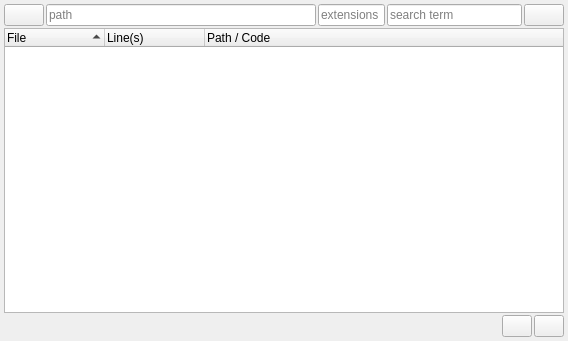
<?xml version="1.0" encoding="UTF-8"?>
<ui version="4.0">
 <class>Form</class>
 <widget class="QWidget" name="Form">
  <property name="geometry">
   <rect>
    <x>0</x>
    <y>0</y>
    <width>568</width>
    <height>341</height>
   </rect>
  </property>
  <property name="windowTitle">
   <string>Form</string>
  </property>
  <layout class="QGridLayout" name="gridLayout_2" rowstretch="0">
   <property name="margin">
    <number>4</number>
   </property>
   <property name="spacing">
    <number>4</number>
   </property>
   <item row="0" column="0">
    <widget class="QFrame" name="frame_2">
     <property name="frameShape">
      <enum>QFrame::NoFrame</enum>
     </property>
     <property name="frameShadow">
      <enum>QFrame::Raised</enum>
     </property>
     <layout class="QGridLayout" name="gridLayout">
      <property name="margin">
       <number>0</number>
      </property>
      <property name="spacing">
       <number>2</number>
      </property>
      <item row="1" column="0" colspan="3">
       <widget class="QTreeWidget" name="tr_results">
        <property name="sortingEnabled">
         <bool>true</bool>
        </property>
        <column>
         <property name="text">
          <string>File</string>
         </property>
        </column>
        <column>
         <property name="text">
          <string>Line(s)</string>
         </property>
        </column>
        <column>
         <property name="text">
          <string>Path / Code</string>
         </property>
        </column>
       </widget>
      </item>
      <item row="2" column="1" colspan="2">
       <widget class="QFrame" name="frame">
        <property name="frameShape">
         <enum>QFrame::NoFrame</enum>
        </property>
        <property name="frameShadow">
         <enum>QFrame::Raised</enum>
        </property>
        <layout class="QGridLayout" name="gridLayout_3">
         <property name="margin">
          <number>0</number>
         </property>
         <property name="spacing">
          <number>2</number>
         </property>
         <item row="0" column="2">
          <widget class="QPushButton" name="b_search_2">
           <property name="maximumSize">
            <size>
             <width>30</width>
             <height>16777215</height>
            </size>
           </property>
           <property name="toolTip">
            <string>collapse all</string>
           </property>
           <property name="text">
            <string/>
           </property>
           <property name="icon">
            <iconset>
             <normaloff>../../img/arrow_in.png</normaloff>../../img/arrow_in.png</iconset>
           </property>
          </widget>
         </item>
         <item row="0" column="0">
          <widget class="QLabel" name="l_cur_file">
           <property name="sizePolicy">
            <sizepolicy hsizetype="Ignored" vsizetype="Preferred">
             <horstretch>0</horstretch>
             <verstretch>0</verstretch>
            </sizepolicy>
           </property>
           <property name="styleSheet">
            <string notr="true"/>
           </property>
           <property name="text">
            <string/>
           </property>
          </widget>
         </item>
         <item row="0" column="1">
          <widget class="QPushButton" name="b_search_3">
           <property name="maximumSize">
            <size>
             <width>30</width>
             <height>16777215</height>
            </size>
           </property>
           <property name="toolTip">
            <string>expand all</string>
           </property>
           <property name="text">
            <string/>
           </property>
           <property name="icon">
            <iconset>
             <normaloff>../../img/arrow_out.png</normaloff>../../img/arrow_out.png</iconset>
           </property>
          </widget>
         </item>
        </layout>
       </widget>
      </item>
      <item row="0" column="0" colspan="3">
       <widget class="QFrame" name="frame_3">
        <property name="frameShape">
         <enum>QFrame::NoFrame</enum>
        </property>
        <property name="frameShadow">
         <enum>QFrame::Raised</enum>
        </property>
        <layout class="QGridLayout" name="gridLayout_4">
         <property name="margin">
          <number>0</number>
         </property>
         <property name="spacing">
          <number>2</number>
         </property>
         <item row="0" column="0">
          <widget class="QPushButton" name="b_browse">
           <property name="toolTip">
            <string>select a path</string>
           </property>
           <property name="text">
            <string/>
           </property>
           <property name="icon">
            <iconset>
             <normaloff>../../img/file_open.png</normaloff>../../img/file_open.png</iconset>
           </property>
           <property name="checkable">
            <bool>true</bool>
           </property>
          </widget>
         </item>
         <item row="0" column="1">
          <widget class="QLineEdit" name="le_path">
           <property name="sizePolicy">
            <sizepolicy hsizetype="Expanding" vsizetype="Fixed">
             <horstretch>4</horstretch>
             <verstretch>0</verstretch>
            </sizepolicy>
           </property>
           <property name="toolTip">
            <string>Path to search (recursively)</string>
           </property>
           <property name="placeholderText">
            <string>path</string>
           </property>
          </widget>
         </item>
         <item row="0" column="2">
          <widget class="QLineEdit" name="le_ext">
           <property name="sizePolicy">
            <sizepolicy hsizetype="Expanding" vsizetype="Fixed">
             <horstretch>1</horstretch>
             <verstretch>0</verstretch>
            </sizepolicy>
           </property>
           <property name="toolTip">
            <string>&lt;html&gt;&lt;head/&gt;&lt;body&gt;&lt;p&gt;Extensions&lt;/p&gt;&lt;p&gt;   - example: .py&lt;/p&gt;&lt;p&gt;   - leave blank to search all&lt;/p&gt;&lt;p&gt;   - multiple are comma separated (.py,.js)&lt;/p&gt;&lt;/body&gt;&lt;/html&gt;</string>
           </property>
           <property name="text">
            <string/>
           </property>
           <property name="placeholderText">
            <string>extensions</string>
           </property>
          </widget>
         </item>
         <item row="0" column="3">
          <widget class="QLineEdit" name="le_search">
           <property name="sizePolicy">
            <sizepolicy hsizetype="Expanding" vsizetype="Fixed">
             <horstretch>2</horstretch>
             <verstretch>0</verstretch>
            </sizepolicy>
           </property>
           <property name="toolTip">
            <string>Search Term</string>
           </property>
           <property name="text">
            <string/>
           </property>
           <property name="placeholderText">
            <string>search term</string>
           </property>
          </widget>
         </item>
         <item row="0" column="4">
          <widget class="QPushButton" name="b_search">
           <property name="toolTip">
            <string>search</string>
           </property>
           <property name="text">
            <string/>
           </property>
           <property name="icon">
            <iconset>
             <normaloff>../../img/search.png</normaloff>../../img/search.png</iconset>
           </property>
           <property name="checkable">
            <bool>true</bool>
           </property>
          </widget>
         </item>
        </layout>
       </widget>
      </item>
     </layout>
    </widget>
   </item>
  </layout>
 </widget>
 <tabstops>
  <tabstop>le_path</tabstop>
  <tabstop>le_ext</tabstop>
  <tabstop>le_search</tabstop>
  <tabstop>b_search</tabstop>
  <tabstop>tr_results</tabstop>
  <tabstop>b_search_2</tabstop>
  <tabstop>b_browse</tabstop>
  <tabstop>b_search_3</tabstop>
 </tabstops>
 <resources/>
 <connections>
  <connection>
   <sender>le_search</sender>
   <signal>returnPressed()</signal>
   <receiver>b_search</receiver>
   <slot>click()</slot>
   <hints>
    <hint type="sourcelabel">
     <x>476</x>
     <y>20</y>
    </hint>
    <hint type="destinationlabel">
     <x>536</x>
     <y>26</y>
    </hint>
   </hints>
  </connection>
  <connection>
   <sender>b_search_3</sender>
   <signal>clicked()</signal>
   <receiver>tr_results</receiver>
   <slot>expandAll()</slot>
   <hints>
    <hint type="sourcelabel">
     <x>519</x>
     <y>320</y>
    </hint>
    <hint type="destinationlabel">
     <x>410</x>
     <y>141</y>
    </hint>
   </hints>
  </connection>
  <connection>
   <sender>b_search_2</sender>
   <signal>clicked()</signal>
   <receiver>tr_results</receiver>
   <slot>collapseAll()</slot>
   <hints>
    <hint type="sourcelabel">
     <x>553</x>
     <y>319</y>
    </hint>
    <hint type="destinationlabel">
     <x>504</x>
     <y>179</y>
    </hint>
   </hints>
  </connection>
  <connection>
   <sender>le_ext</sender>
   <signal>returnPressed()</signal>
   <receiver>b_search</receiver>
   <slot>click()</slot>
   <hints>
    <hint type="sourcelabel">
     <x>339</x>
     <y>27</y>
    </hint>
    <hint type="destinationlabel">
     <x>537</x>
     <y>12</y>
    </hint>
   </hints>
  </connection>
  <connection>
   <sender>le_path</sender>
   <signal>returnPressed()</signal>
   <receiver>b_search</receiver>
   <slot>click()</slot>
   <hints>
    <hint type="sourcelabel">
     <x>212</x>
     <y>17</y>
    </hint>
    <hint type="destinationlabel">
     <x>528</x>
     <y>24</y>
    </hint>
   </hints>
  </connection>
 </connections>
</ui>
